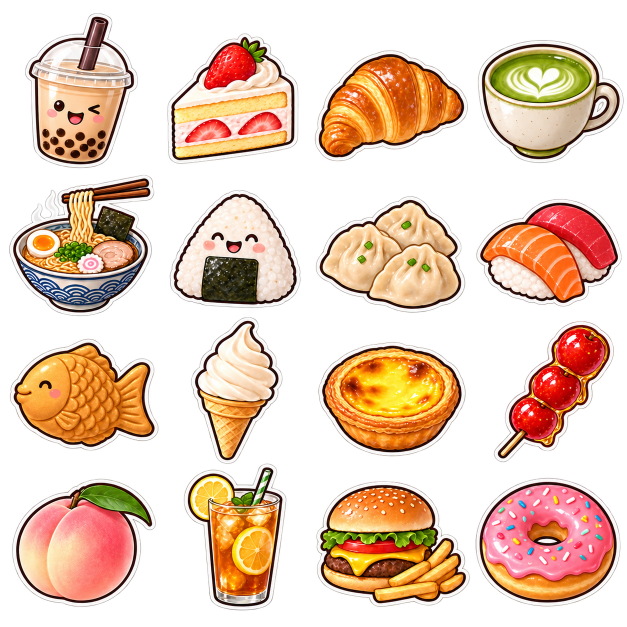
#> input picture resources/source/materials/food-drink-sticker-sheet-20260925-v2.png, 1254 x 1254 px, found by its file name (shown at 1/2 size)
$ python extract_food_sticker_sheet.py
#> lines starting #> are read from the running program, lines starting #| are printed output that depends on the picture; after the words box and inside, x2 and y2 are one past the last pixel; in counts of white or black regions, pixels touching at a corner belong together
"""Extract the generated 4x4 transparent food sticker atlas into PNG assets.

The atlas stays under docs/assets as reproducible source material. Cropping is
deterministic and does not repaint or synthesize the generated artwork.
"""

from __future__ import annotations

import argparse
import hashlib
import json
import math
from pathlib import Path

import numpy as np
from PIL import Image


NAMES = (
    "food_bubble_tea", "food_strawberry_cake", "food_croissant", "food_matcha_latte",
    "food_ramen", "food_onigiri", "food_dumplings", "food_sushi",
    "food_taiyaki", "food_soft_serve", "food_egg_tart", "food_tanghulu",
    "food_peach", "food_lemon_tea", "food_burger_fries", "food_donut",
)
ROOT = Path(__file__).resolve().parents[1]
DEFAULT_SHEET = ROOT / "docs/assets/food-drink-sticker-sheet-20260925-v2.png"
DEFAULT_OUTPUT = ROOT / "src/cutvoke/assets/stickers"
GRID_SIZE = 4
# The generated green-striped straw sits beside the adjacent soft-serve cone.
# Its rounded cap starts below this source row; trim the one-pixel white outline
# contact while keeping the complete straw cap in the extracted sticker.
CROP_TOP_OVERRIDES = {"food_lemon_tea": 928}
# The neighboring soft-serve art crosses the bottom cell edge; retain its tip
# through source row 926 and omit the first pixels of the next sticker.
CROP_BOTTOM_OVERRIDES = {"food_soft_serve": 927}


def _connected_components(mask: np.ndarray) -> list[dict]:
    """Label alpha-connected artwork with scanline runs (no OpenCV dependency)."""
    parents: list[int] = []
    ranks: list[int] = []
    rows: list[list[tuple[int, int, int]]] = []

    def find(node: int) -> int:
        while parents[node] != node:
            parents[node] = parents[parents[node]]
            node = parents[node]
        return node

    def union(left: int, right: int) -> None:
        a, b = find(left), find(right)
        if a == b:
            return
        if ranks[a] < ranks[b]:
            a, b = b, a
        parents[b] = a
        if ranks[a] == ranks[b]:
            ranks[a] += 1

    previous: list[tuple[int, int, int]] = []
    for y in range(mask.shape[0]):
        active = np.flatnonzero(mask[y])
        if not active.size:
            rows.append([])
            previous = []
            continue
        split_points = np.flatnonzero(np.diff(active) > 1) + 1
        runs: list[tuple[int, int, int]] = []
        groups = np.split(active, split_points)
        for group in groups:
            start, end = int(group[0]), int(group[-1]) + 1
            node = len(parents)
            parents.append(node)
            ranks.append(0)
            runs.append((start, end, node))
        old_index = 0
        for start, end, node in runs:
            while old_index < len(previous) and previous[old_index][1] < start:
                old_index += 1
            scan = old_index
            while scan < len(previous) and previous[scan][0] <= end:
                union(node, previous[scan][2])
                scan += 1
        rows.append(runs)
        previous = runs

    found: dict[int, dict] = {}
    for y, runs in enumerate(rows):
        for start, end, node in runs:
            root = find(node)
            record = found.setdefault(root, {
                "left": start, "top": y, "right": end, "bottom": y + 1,
                "area": 0, "sumX": 0.0, "sumY": 0.0,
            })
            count = end - start
            record["left"] = min(record["left"], start)
            record["top"] = min(record["top"], y)
            record["right"] = max(record["right"], end)
            record["bottom"] = max(record["bottom"], y + 1)
            record["area"] += count
            record["sumX"] += (start + end - 1) * count / 2
            record["sumY"] += y * count
    for record in found.values():
        record["centerX"] = record.pop("sumX") / record["area"]
        record["centerY"] = record.pop("sumY") / record["area"]
    return list(found.values())


def extract(sheet: Path, output: Path) -> list[dict]:
    source = Image.open(sheet).convert("RGBA")
#> source is the input picture: PIL image 1254x1254 RGBA; mean R, G, B, A 106.1, 79, 59.3, 123
    width, height = source.size
#> width = 1254; height = 1254
    if abs(width - height) > 1 or min(width, height) < GRID_SIZE * 128:
        raise ValueError(f"expected a square 4x4 atlas with useful cell resolution, got {source.size}")
    if source.getchannel("A").getextrema() != (0, 255):
        raise ValueError("source must have genuine transparent and opaque pixels")

    cell_width, cell_height = width / GRID_SIZE, height / GRID_SIZE
#> cell_width = 313.5; cell_height = 313.5
    groups: list[list[dict]] = [[] for _ in NAMES]
    for component in _connected_components(np.asarray(source.getchannel("A")) >= 16):
#> in union, `a, b = find(left), find(right)`: a = 1; b = 0
        if component["area"] < 8:
            continue
        col = min(GRID_SIZE - 1, max(0, int(component["centerX"] / cell_width)))
        row = min(GRID_SIZE - 1, max(0, int(component["centerY"] / cell_height)))
        groups[row * GRID_SIZE + col].append(component)
#> this loop made 18 passes

    cell_size = math.ceil(max(cell_width, cell_height))
    prepared: list[tuple[str, int, int, Image.Image, int,
                         tuple[int, int], tuple[int, int, int, int]]] = []
    for index, stem in enumerate(NAMES):
        row, col = divmod(index, GRID_SIZE)
        components = groups[index]
        if not components:
            raise ValueError(f"{stem} has no connected artwork near its atlas cell")
        main = max(components, key=lambda item: item["area"])
        expected_x = (col + 0.5) * cell_width
        expected_y = (row + 0.5) * cell_height
        center_offset = math.hypot((main["centerX"] - expected_x) / cell_width,
                                   (main["centerY"] - expected_y) / cell_height)
        if main["area"] < 500 or center_offset > 0.48:
            raise ValueError(f"{stem} main artwork is missing or misplaced: {main}")
        related = [item for item in components
                   if math.hypot((item["centerX"] - main["centerX"]) / cell_width,
                                 (item["centerY"] - main["centerY"]) / cell_height) <= 0.68]
        left = max(0, min(item["left"] for item in related) - 7)
        top = max(0, min(item["top"] for item in related) - 7)
        right = min(width, max(item["right"] for item in related) + 7)
        bottom = min(height, max(item["bottom"] for item in related) + 7)
        top = max(top, CROP_TOP_OVERRIDES.get(stem, top))
        bottom = min(bottom, CROP_BOTTOM_OVERRIDES.get(stem, bottom))
        artwork = source.crop((left, top, right, bottom))
        scale = min(1.0, (cell_size - 12) / max(artwork.width, artwork.height))
        if scale < 1.0:
            artwork = artwork.resize((round(artwork.width * scale),
                                      round(artwork.height * scale)), Image.Resampling.LANCZOS)
        cell = Image.new("RGBA", (cell_size, cell_size), (0, 0, 0, 0))
        cell.alpha_composite(artwork, ((cell_size - artwork.width) // 2,
                                      (cell_size - artwork.height) // 2))
        pixels = np.asarray(cell, dtype=np.uint8).copy()
        pixels[pixels[:, :, 3] < 8] = (0, 0, 0, 0)
        visible = pixels[:, :, 3] >= 16
        visible_count = int(visible.sum())
        if visible_count < 500:
            raise ValueError(f"{stem} is almost empty")
        edge_count = [
            int(visible[:4, :].sum()), int(visible[-4:, :].sum()),
            int(visible[:, :4].sum()), int(visible[:, -4:].sum()),
        ]
        if sum(edge_count) > 0:
            raise ValueError(f"{stem} touches output boundary after padding: {edge_count}")
        prepared.append((stem, row, col, Image.fromarray(pixels, "RGBA"),
                         visible_count, (right - left, bottom - top),
                         (left, top, right, bottom)))
#> this loop made 16 passes
#> pass 1, in extract, `artwork = source.crop((left, top, right, bottom))`:
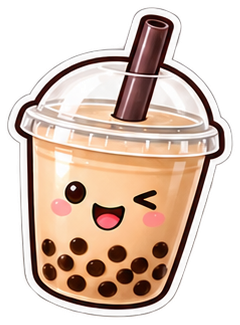
#> artwork: PIL image 240x325 RGBA; mean R, G, B, A 126.6, 106, 92.8, 155.7; transparent parts drawn white
#> pass 1, in extract, `artwork = artwork.resize((round(artwork.width * scale), round(artwork...`:
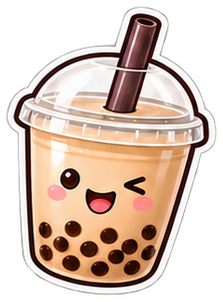
#> artwork: PIL image 223x302 RGBA; mean R, G, B, A 126, 105.4, 92.4, 155.7; transparent parts drawn white
#> pass 1, in extract, `pixels = np.asarray(cell, dtype=np.uint8).copy()`:
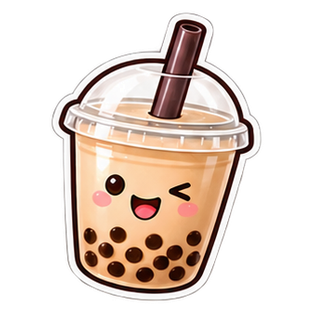
#> pixels: shape (314, 314, 4); mean R, G, B, A 86, 72, 63.1, 106.4; transparent parts drawn white
#> after the loop:
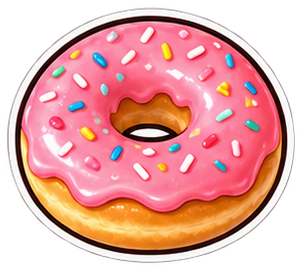
#> artwork: PIL image 302x270 RGBA; mean R, G, B, A 165.3, 102.6, 99.5, 179.4; transparent parts drawn white
#> after the loop:
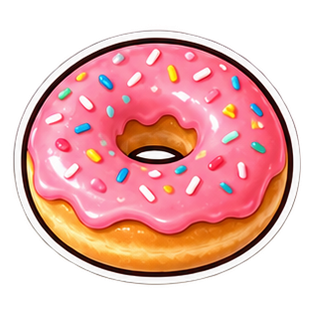
#> cell: PIL image 314x314 RGBA; mean R, G, B, A 136.7, 84.9, 82.3, 148.3; transparent parts drawn white

    output.mkdir(parents=True, exist_ok=True)
    existing = [output / f"{stem}.png" for stem in NAMES if (output / f"{stem}.png").exists()]
    if existing:
        raise FileExistsError(f"will not overwrite existing assets: {existing}")

    records = []
    for stem, row, col, artwork, visible_count, crop_size, crop_bounds in prepared:
        target = output / f"{stem}.png"
        artwork.save(target, optimize=True)
        pixels = np.asarray(artwork, dtype=np.uint8)
        records.append({
            "stem": stem, "row": row, "column": col,
            "size": [cell_size, cell_size], "cropBounds": list(crop_bounds),
            "cropSize": list(crop_size),
            "visiblePixels": visible_count,
            "alphaExtrema": [int(pixels[:, :, 3].min()), int(pixels[:, :, 3].max())],
            "sha256": hashlib.sha256(target.read_bytes()).hexdigest(),
        })
#> this loop made 16 passes
#> (stem, row, col, visible_count, crop_size, crop_bounds) on passes 1 to 10: ('food_bubble_tea', 0, 0, 42071, (240, 325), (43, 19, 283, 344)), ('food_strawberry_cake', 0, 1, 51282, (277, 276), (327, 59, 604, 335)), ('food_croissant', 0, 2, 40392, (321, 237), (622, 93, 943, 330)), ('food_matcha_latte', 0, 3, 51681, (306, 261), (948, 73, 1254, 334)), ('food_ramen', 1, 0, 55948, (305, 298), (11, 342, 316, 640)), ('food_onigiri', 1, 1, 45718, (277, 251), (332, 373, 609, 624)), ('food_dumplings', 1, 2, 45181, (314, 248), (624, 385, 938, 633)), ('food_sushi', 1, 3, 43565, (306, 230), (945, 391, 1251, 621)), ('food_taiyaki', 2, 0, 44861, (313, 239), (12, 670, 325, 909)), ('food_soft_serve', 2, 1, 32755, (197, 300), (375, 627, 572, 927))
#> pass 2, in extract, `artwork.save(target, optimize=True)`:
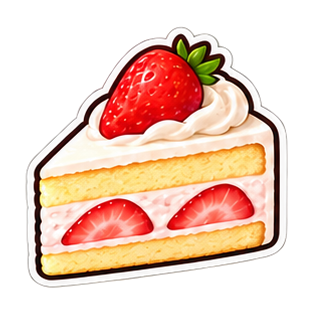
#> saved as food_strawberry_cake.png: PIL image 314x314 RGBA; mean R, G, B, A 116, 85.3, 69.9, 129.7; transparent parts drawn white
#> pass 3, in extract, `pixels = np.asarray(artwork, dtype=np.uint8)`:
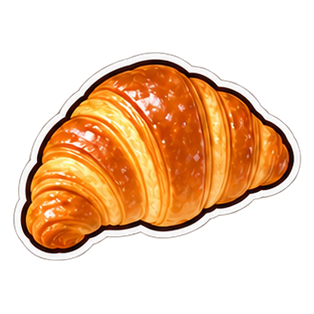
#> pixels: shape (314, 314, 4); mean R, G, B, A 87.2, 53.7, 25.9, 102.1; transparent parts drawn white
    return records


def main() -> None:
    parser = argparse.ArgumentParser(description=__doc__)
    parser.add_argument("--sheet", type=Path, default=DEFAULT_SHEET)
    parser.add_argument("--output", type=Path, default=DEFAULT_OUTPUT)
    args = parser.parse_args()
    records = extract(args.sheet, args.output)
    print(json.dumps({"sheetSha256": hashlib.sha256(args.sheet.read_bytes()).hexdigest(),
                      "assets": records}, ensure_ascii=False, indent=2))
#> (printed output is left out)


if __name__ == "__main__":
    main()

$ run again, with resources/source/materials/annotation-doodle-sticker-sheet-20260925.png copied over resources/source/materials/food-drink-sticker-sheet-20260925-v2.png
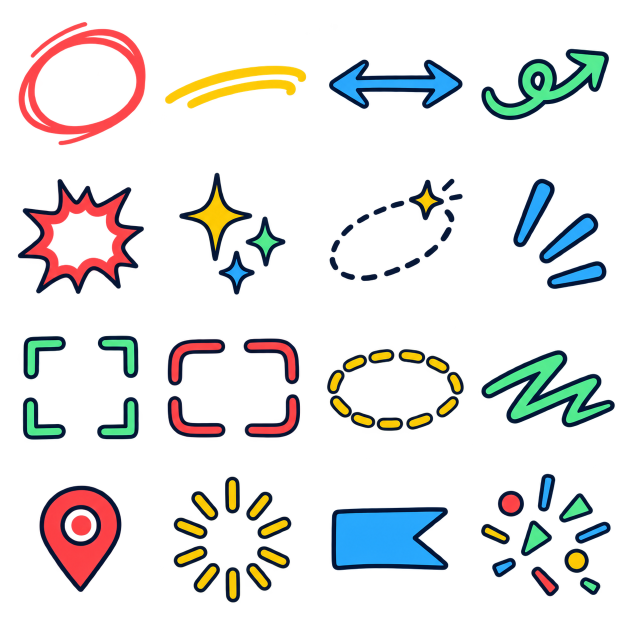
#> input picture resources/source/materials/annotation-doodle-sticker-sheet-20260925.png, 1254 x 1254 px, found by its file name (shown at 1/2 size)
#> in extract, source is the input picture: PIL image 1254x1254 RGBA; mean R, G, B, A 18.6, 17.3, 15.9, 41
#> in union, `a, b = find(left), find(right)`: a = 1; b = 0
#> the loop in extract, `for component in _connected_components(np.asarray(source.getchannel("A..` made 72 passes
#> the loop in extract, `for index, stem in enumerate(NAMES):` made 16 passes
#> pass 1, in extract, `visible = pixels[:, :, 3] >= 16`:
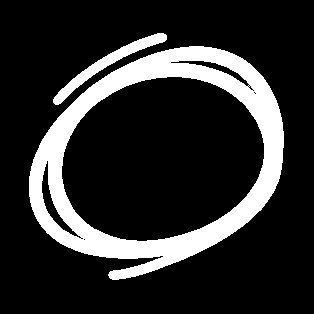
#> visible: shape (314, 314) bool; 17.8% white; 2 white regions, box (x1, y1, x2, y2) and area: (29, 46, 284, 280) 16231, (53, 33, 167, 105) 1289
#> the loop in extract, `for stem, row, col, artwork, visible_count, crop_size, crop_bounds in ..` made 16 passes
#> (stem, row, col, visible_count, crop_size, crop_bounds) on passes 1 to 6: ('food_bubble_tea', 0, 0, 17520, (269, 261), (30, 37, 299, 298)), ('food_strawberry_cake', 0, 1, 9936, (297, 100), (323, 124, 620, 224)), ('food_croissant', 0, 2, 13368, (282, 113), (651, 112, 933, 225)), ('food_matcha_latte', 0, 3, 16708, (270, 158), (955, 90, 1225, 248)), ('food_ramen', 1, 0, 21796, (267, 245), (28, 350, 295, 595)), ('food_onigiri', 1, 1, 13069, (227, 259), (351, 338, 578, 597))
#> pass 3, in extract, `pixels = np.asarray(artwork, dtype=np.uint8)`:
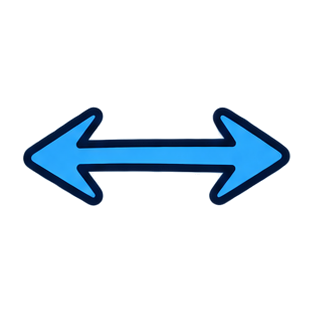
#> pixels: shape (314, 314, 4); mean R, G, B, A 3, 12.9, 20.8, 32.8; transparent parts drawn white
#> (printed output is left out)

$ run again, with resources/source/materials/atmospheric-overlay-texture-sheet-20260924.png copied over resources/source/materials/food-drink-sticker-sheet-20260925-v2.png
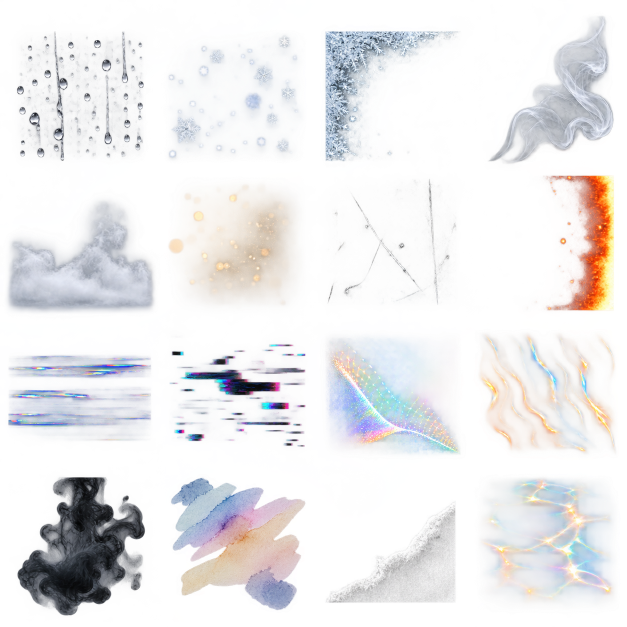
#> input picture resources/source/materials/atmospheric-overlay-texture-sheet-20260924.png, 1254 x 1254 px, found by its file name (shown at 1/2 size)
#> in extract, source is the input picture: PIL image 1254x1254 RGBA; mean R, G, B, A 116.8, 116.3, 127, 54
#> in union, `a, b = find(left), find(right)`: a = 1; b = 0
#> after the loop in extract, `for index, stem in enumerate(NAMES):`:
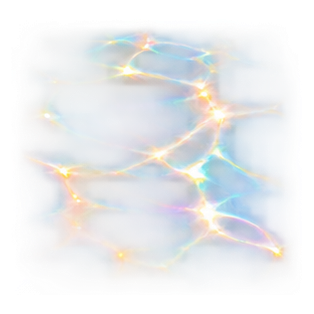
#> cell: PIL image 314x314 RGBA; mean R, G, B, A 151.2, 156.8, 162.7, 75.4; transparent parts drawn white
#> the loop in extract, `for stem, row, col, artwork, visible_count, crop_size, crop_bounds in ..` made 16 passes
#> (stem, row, col, visible_count, crop_size, crop_bounds) on passes 1 to 6: ('food_bubble_tea', 0, 0, 41718, (269, 274), (26, 55, 295, 329)), ('food_strawberry_cake', 0, 1, 31380, (283, 267), (329, 61, 612, 328)), ('food_croissant', 0, 2, 30888, (286, 275), (642, 55, 928, 330)), ('food_matcha_latte', 0, 3, 33220, (266, 311), (969, 24, 1235, 335)), ('food_ramen', 1, 0, 44382, (315, 244), (4, 390, 319, 634)), ('food_onigiri', 1, 1, 49893, (273, 259), (329, 360, 602, 619))
#> pass 3, in extract, `pixels = np.asarray(artwork, dtype=np.uint8)`:
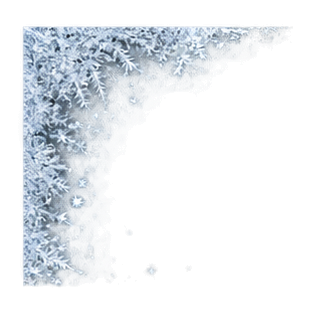
#> pixels: shape (314, 314, 4); mean R, G, B, A 53.1, 59.1, 64.9, 53.9; transparent parts drawn white
#> (printed output is left out)
